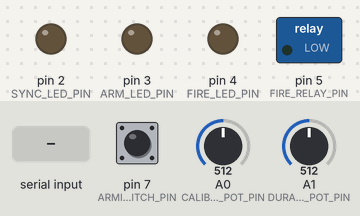
The sketch below on a simulated Arduino Uno, built with avr-gcc and run on an emulated ATmega328P. Shown: switched loads named in the sketch (green lamp = pin HIGH), output pins drawn as LEDs (lit = HIGH). Inputs (shaded band) come from the test bench; at power-on: pin 7 (ARMING_SWITCH_PIN) LOW, A0 (CALIBRATION_POT_PIN) = 512, A1 (DURATION_POT_PIN) = 512.

Above: at 1.6 s.
1.7 s: pin 7 (ARMING_SWITCH_PIN) pulled HIGH for 0.15 s
At 1.77 s:
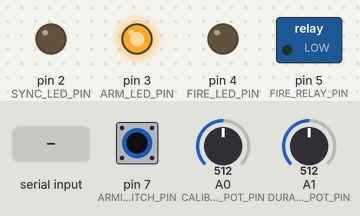
3.3 s: "1" received over the second serial link
At 4.0 s:
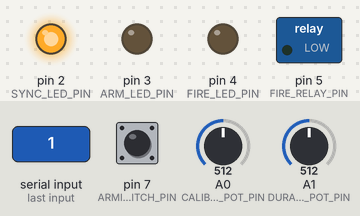
4.8 s: pin 7 (ARMING_SWITCH_PIN) pulled HIGH for 1 s
At 5.1 s:
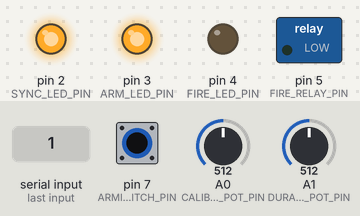
7.3 s: pin 7 (ARMING_SWITCH_PIN) pulled HIGH for 3.2 s
At 11.9 s:
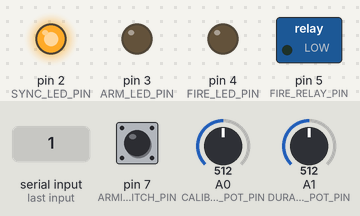
Timing chart, 0 to 13.0 s (numbered marks = the images above; inputs shaded):
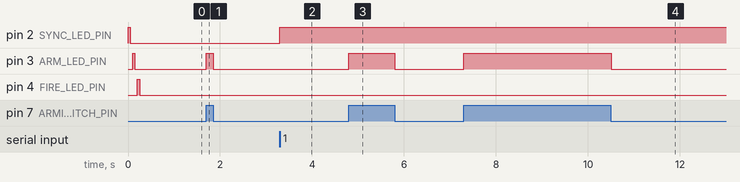

Measured:
- after the input at 1.7 s, pin 3 (ARM_LED_PIN): LOW → HIGH at once, → LOW 0.15 s later
- after the input at 3.3 s, pin 2 (SYNC_LED_PIN): LOW → HIGH at once
- after the input at 4.8 s, pin 3 (ARM_LED_PIN): LOW → HIGH at once, → LOW 1.0 s later
- after the input at 7.3 s, pin 3 (ARM_LED_PIN): LOW → HIGH at once, → LOW 3.2 s later

The sketch:

Synferno.ino
```cpp
// -----------------------------------------------------------------------------
// Synferno.ino
//
// Controls flame effects through MIDI
//
// Danne Stayskal <danne@stayskal.com>
// -----------------------------------------------------------------------------

#include "Synferno.h"

// MIDI buffer and counter
SoftwareSerial mySerial(MIDI_RX_PIN, MIDI_TX_PIN);
unsigned clockCounter = 0;
byte midiByte;
byte midiChannel;
byte midiCommand;

// Input buffers
bool armed = false;            // Arming Switch
bool fire = false;             // Whether we're currently triggering fire
int calibration_delay = 0;     // Calibration (knob) pot
int fire_duration = 0;         // Duration (slider) pot
unsigned int fire_on_at = 0;   // Which of the 24 pulses per beat we turn on at
unsigned int fire_off_at = 0;  // Which of the 24 pulses per beat we turn off at


// -----------------------------------------------------------------------------
// syncInterfaces() runs once per loop to pull interface values into buffers
//   so we're not calling read functions every time we need to know a thing
// -----------------------------------------------------------------------------

void syncInterfaces() {

  // Check to see whether the arming switch is engaged (HIGH or LOW)
  if (digitalRead(ARMING_SWITCH_PIN) == HIGH) {
    armed = true;
    digitalWrite(ARM_LED_PIN, HIGH);
  } else {
    armed = false;
    digitalWrite(ARM_LED_PIN, LOW);
  }

  // Are we currently making fire?
  if (armed && fire) {
    digitalWrite(FIRE_LED_PIN, HIGH);
    digitalWrite(FIRE_RELAY_PIN, HIGH);
  } else {
    digitalWrite(FIRE_LED_PIN, LOW);
    digitalWrite(FIRE_RELAY_PIN, LOW);
  }

  // Get our current calibration value (0..23)
  calibration_delay = (int) map(analogRead(CALIBRATION_POT_PIN), 0, 1023, 0, 23);

  // Get our current flame duration (0..23)
  fire_duration = (int) map(analogRead(DURATION_POT_PIN), 0, 1023, 0, 23);

  // Figure out when during a 24-count beat cycle we turn the flame on and off
  fire_on_at = 24 - calibration_delay;
  if (fire_on_at == 24){
    fire_on_at = 0;
  }
  fire_off_at = fire_on_at + fire_duration;
  if (fire_off_at > 24){
    fire_off_at = fire_off_at - 24;
  }
}


// -----------------------------------------------------------------------------
// processMidi() takes MIDI input, syncs, and calibrates the system
// -----------------------------------------------------------------------------

void processMidi() {
  if (mySerial.available() > 0) {

    midiByte = mySerial.read();
    midiChannel = midiByte & B00001111;
    midiCommand = midiByte & B11110000;

    // We get 24 clock ticks per beat.
    if (midiByte == MIDI_CLOCK) {
      if (clockCounter <= 22) {
        clockCounter = clockCounter + 1;
      } else {
        clockCounter = 0;
      }
    }

    // When we're on a beat. Blink.
    if (clockCounter == 0) {
      digitalWrite(SYNC_LED_PIN, HIGH);
    }
    if (clockCounter == 1) {
      digitalWrite(SYNC_LED_PIN, LOW);
    }

    // If we're making fire, do that thing.
    if (armed) {
      if (clockCounter == fire_on_at) {
        fire = true;
      }
      if (clockCounter == fire_off_at) {
        fire = false;
      }
    } else {
      fire = false;
    }
  }
}


// -----------------------------------------------------------------------------
// setup() prepares the console for operation
// -----------------------------------------------------------------------------

void setup() {

    // Initialize the Sync LED
    digitalWrite(SYNC_LED_PIN, LOW);
    pinMode(SYNC_LED_PIN, OUTPUT);
    digitalWrite(SYNC_LED_PIN, HIGH);
    delay(50);
    digitalWrite(SYNC_LED_PIN, LOW);
    delay(50);

    // Initialize the Arm LED
    digitalWrite(ARM_LED_PIN, LOW);
    pinMode(ARM_LED_PIN, OUTPUT);
    digitalWrite(ARM_LED_PIN, HIGH);
    delay(50);
    digitalWrite(ARM_LED_PIN, LOW);
    delay(50);

    // Initialize the Fire LED
    digitalWrite(FIRE_LED_PIN, LOW);
    pinMode(FIRE_LED_PIN, OUTPUT);
    digitalWrite(FIRE_LED_PIN, HIGH);
    delay(50);
    digitalWrite(FIRE_LED_PIN, LOW);
    delay(50);

    // Initialize the arming switch and fire channels
    pinMode(ARMING_SWITCH_PIN, INPUT);
    digitalWrite(FIRE_RELAY_PIN, LOW);
    pinMode(FIRE_RELAY_PIN, OUTPUT);

    // give MIDI-device a short time to "digest" MIDI messages
    mySerial.begin(31250);
    delay(100);
}


// -----------------------------------------------------------------------------
// loop() runs indefinitely until power is removed from the Arduino
// -----------------------------------------------------------------------------

void loop() {
  syncInterfaces();
  processMidi();
}
```

Synferno.h
```cpp
// -----------------------------------------------------------------------------
// Synferno.h
//
// Header for Synferno MIDI-to-Flame-Effect bridge
//
// Danne Stayskal <danne@stayskal.com>
// -----------------------------------------------------------------------------

#ifndef Synferno_h
#define Synferno_h
#endif

#include <SoftwareSerial.h>

// Relevant MIDI messages
#define MIDI_CLOCK 248
#define MIDI_START 250
#define MIDI_CONTINUE 251
#define MIDI_STOP 252

// Digital output pin mappings
#define SYNC_LED_PIN 2
#define ARM_LED_PIN 3
#define FIRE_LED_PIN 4
#define FIRE_RELAY_PIN 5

// Digital input pin mappings
#define ARMING_SWITCH_PIN 7
#define MIDI_RX_PIN 10
#define MIDI_TX_PIN 11

// Analog pin mappings
#define CALIBRATION_POT_PIN 0
#define DURATION_POT_PIN 1
```
